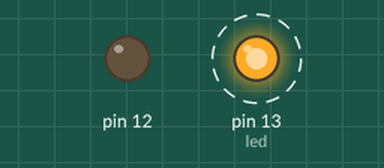
The sketch below on a simulated Arduino Uno, built with avr-gcc and run on an emulated ATmega328P. Parts: output pins drawn as LEDs (lit = HIGH). Dashed ring = blinking.

Above: at 0.5 s.
Timing chart, 0 to 4.6 s (numbered marks = the images above):
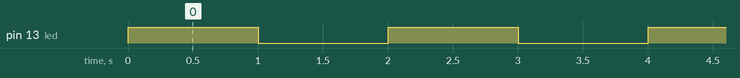

Measured:
- by itself, pin 13 (led): alternates HIGH for 1.0 s and LOW for 1.0 s

The sketch:

day10_led.ino
```cpp
int led =13;
void setup() {
  // put your setup code here, to run once:
pinMode(led,OUTPUT);

pinMode(led-1,OUTPUT);


}
//void는 반환값이 없다는 것이다. 입력값도 없고 출력값도 없고 처리하는 동작값만 있다.
void loop() {
  // put your main code here, to run repeatedly:

hello(led);


}

void hello(int led2){

digitalWrite(led2, HIGH);
delay(1000);
digitalWrite(led2, LOW);
delay(1000);

  }
```
